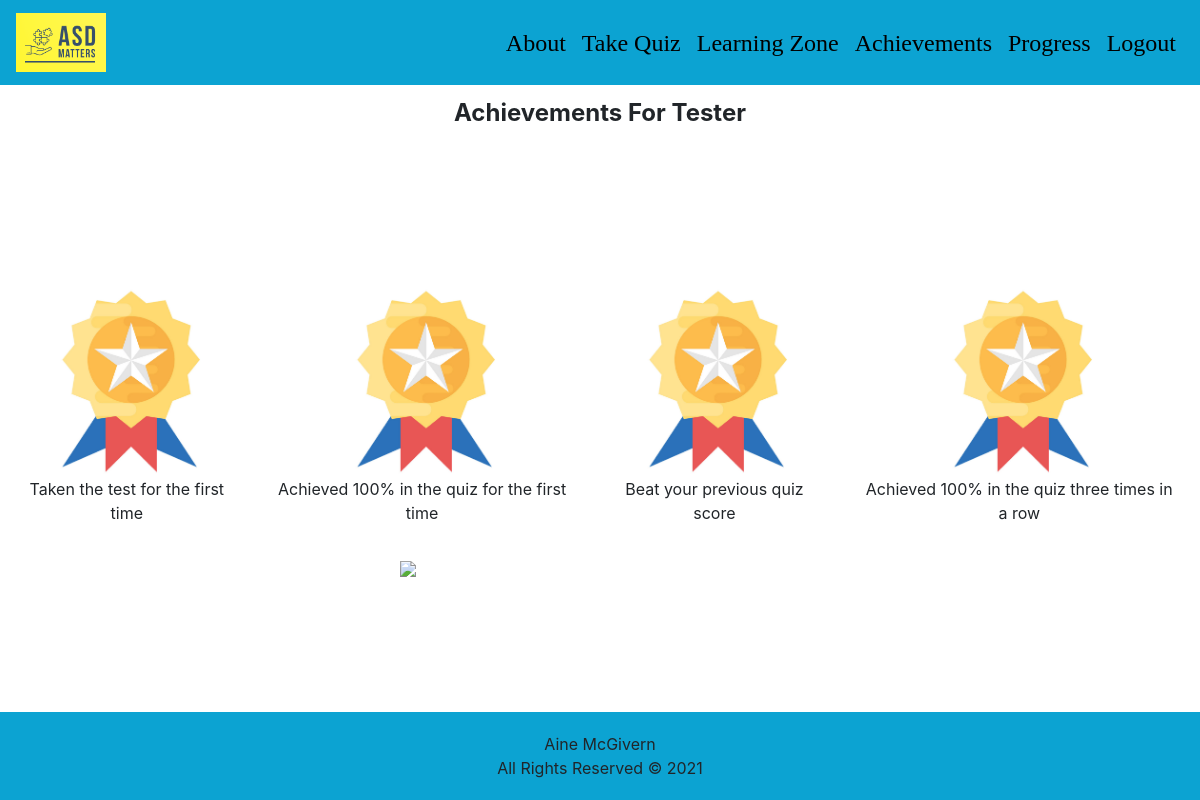
The page /achievements (signed in) on the database its author committed.
### app/models.py (models this page shows, shortened)
class User(UserMixin, db.Model):
    id = db.Column(db.Integer, primary_key=True)
    username = db.Column(db.String(64), index=True, unique=True)
    password_hash = db.Column(db.String(128))
    progress = db.Column(db.String(120), index=True, unique=True)
    achievements = db.relationship('Achievement', backref='user', lazy='dynamic')

class Achievement(db.Model):
    id = db.Column(db.Integer, primary_key=True)
    name = db.Column(db.String(128))
    number = db.Column(db.Integer)
    user_id = db.Column(db.Integer, db.ForeignKey('user.id'))

### app/routes.py (the view)
@app.route ('/achievements', methods=['GET'])
def achievements():
    if not current_user.is_authenticated:
        return redirect(url_for('login'))
    return render_template('achievements.html', username=current_user.username,
        achievements=current_user.achievements)

### app/models.py (called while the page is built)
@login.user_loader
def load_user(id):
    return User.query.get(int(id))

### app/templates/achievements.html
{% extends "base.html" %}
{% block content %}
    <p class="achieve">Achievements for {{ username }}</p>
    <div class="achieve-container">
        <div>
            {% if achievements %}
                {% for achievement in achievements %}
                    <div class="achievement-item">
                        <img src="/img/badge.png" />
                    <p>{{ achievement.name }}</p>
                    </div>
                {% endfor %}
            {% else %}
            <p>No Achievements to report!</p>
            {% endif %}
        </div>
         <img class="trophy" src="/img/award1.jpg">
    </div>
{% endblock %}

### app/static/css/style.css (style rules this page uses)
body { font-style: 13px/20px "Comic Sans MS"; color: black; margin: 0; display: flex; min-height: 100vh; flex-direction: column; }
.achieve { font-size: 24px; font-style:"Comic Sans MS"; font-weight: bold; text-align: center; text-transform: capitalize; margin-top: 10px; }
.achieve-container { flex: 1; display: flex; flex-direction: column; align-items: center; justify-content: center; }
.achieve-container div img { max-width: 180px; width: 100%; }
.achieve-container > div { display: flex; align-items: center; justify-content: center; width: 100%; }
.trophy { max-width: 400px; width: 100%; margin-top: 20px; }
.achieve-container .achievement-item { margin: 0 2%; text-align: center; }

### rows shown on the page
User: username "Tester"
Achievement: name "Taken the test for the first time"
Achievement: name "Achieved 100% in the quiz for the first time"
Achievement: name "Beat your previous quiz score"
Achievement: name "Achieved 100% in the quiz three times in a row"
